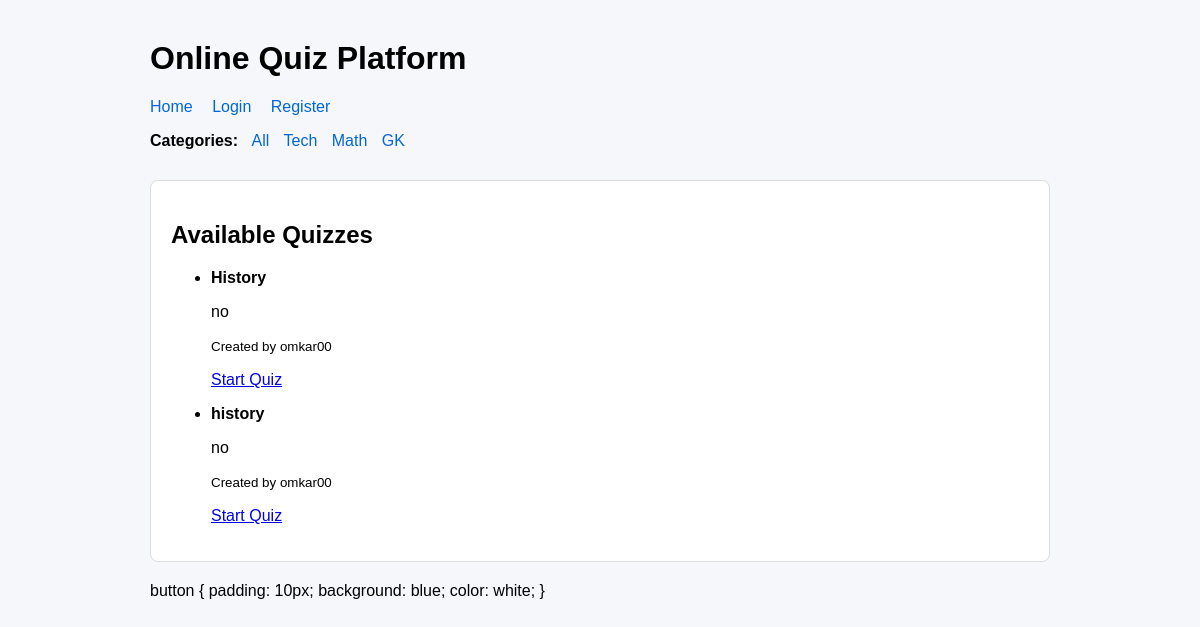
The app's page /, older data.
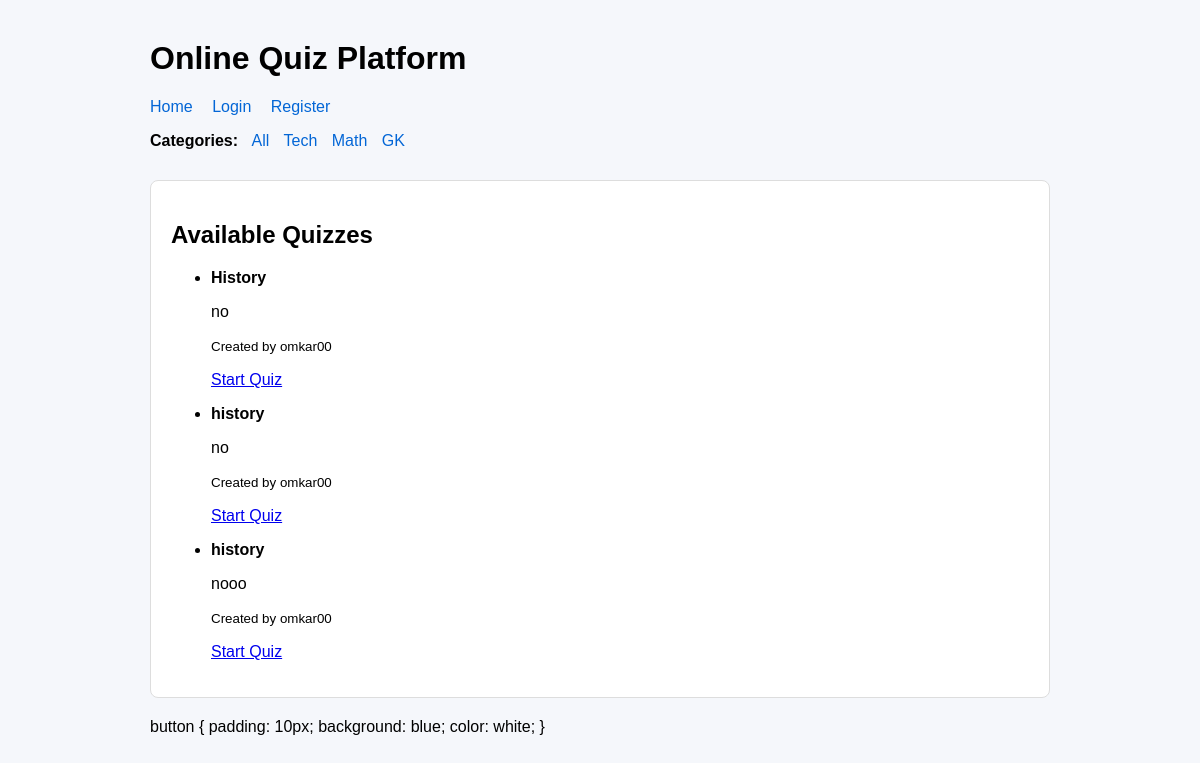
The same page, newer data.
### quiz/models.py (models this page shows, shortened)
class Quiz(models.Model):
    CATEGORY_CHOICES = [
        ('tech', 'Technology'),
        ('math', 'Mathematics'),
        ('gk', 'General Knowledge'),
    ]
    DIFFICULTY_CHOICES = [
        ('easy', 'Easy'),
        ('medium', 'Medium'),
        ('hard', 'Hard'),
    ]
    title = models.CharField(max_length=200)
    description = models.TextField(blank=True)
    category = models.CharField(max_length=50, choices=CATEGORY_CHOICES, default='tech')
    difficulty = models.CharField(max_length=50, choices=DIFFICULTY_CHOICES, default='easy')
    created_by = models.ForeignKey(User, on_delete=models.CASCADE)
    created_at = models.DateTimeField(auto_now_add=True)

### quiz/views.py (the view)
# urls.py: path('', views.home, name='home'),
def home(request):
    category = request.GET.get('category')
    if category:
        quizzes = Quiz.objects.filter(category=category)
    else:
        quizzes = Quiz.objects.all()
    return render(request, 'home.html', {'quizzes': quizzes})

### quiz/templates/home.html (shortened to what this page needs)
{% extends 'base.html' %}
{% block content %}
<div class="card">
    <h2>Available Quizzes</h2>
    {% if quizzes %}
    <ul>
        {% for quiz in quizzes %}
        <li>
            <strong>{{ quiz.title }}</strong>
            <p>{{ quiz.description|default:'No description available' }}</p>
            <small>Created by {{ quiz.created_by.username }}</small>
            <p><a href="{% url 'start_quiz' quiz.id %}">Start Quiz</a></p>
        </li>
        {% endfor %}
    </ul>
    {% endif %}
</div>
{% endblock %}

Row changes from the older to the newer data that the page shows:
added Quiz: title "history", description "nooo", created_by.username "omkar00"
